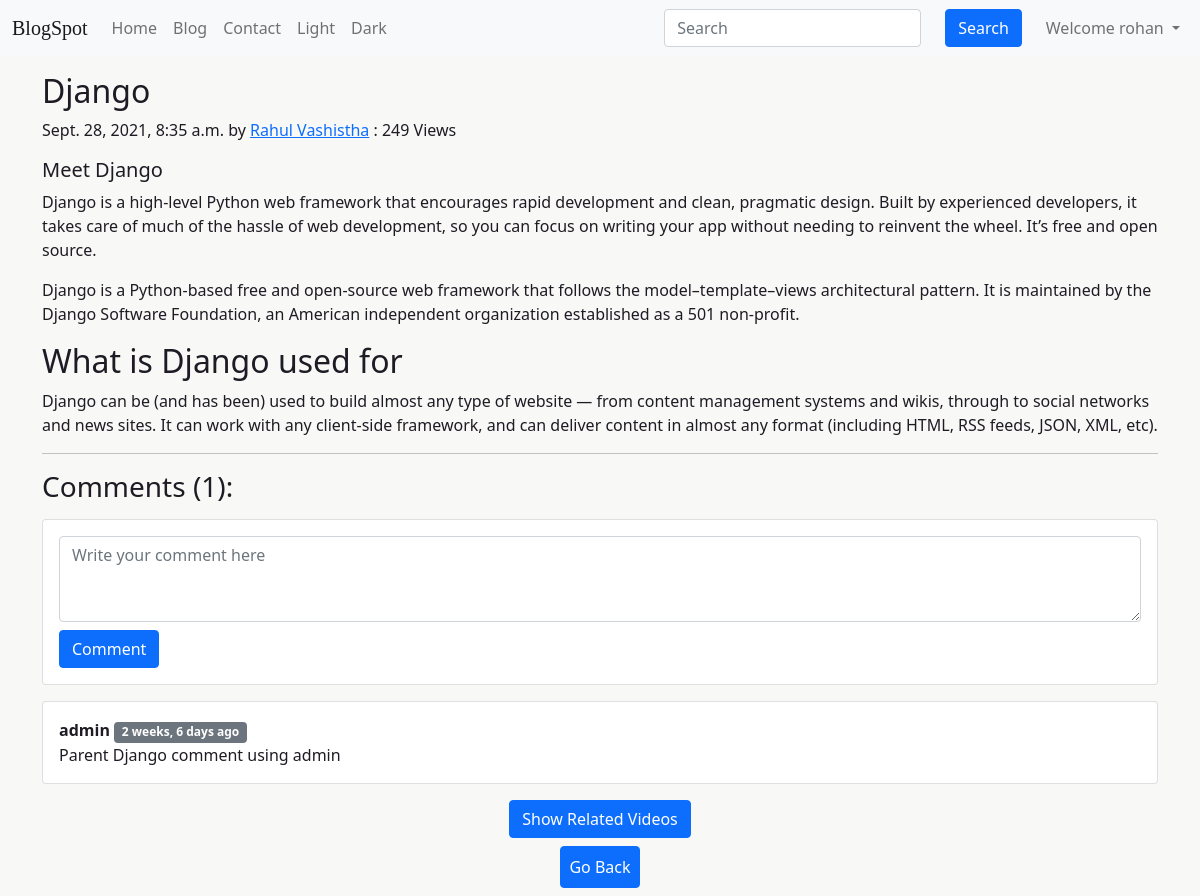
The page /blog/django-blogpost/ (signed in) on the database its author committed.
### blog/models.py (models this page shows, shortened)
class Post(models.Model):
    sno = models.AutoField(primary_key=True)
    title = models.CharField(max_length=200)
    content = RichTextField()
    author = models.CharField(max_length=40)
    slug = models.CharField(max_length=140, blank=True, null=True)
    owner = models.ForeignKey('auth.User', related_name='snippets', on_delete=models.CASCADE)
    timeStamp = models.DateTimeField(auto_now=True)
    views = models.IntegerField(default=0, editable=False)

class BlogComment(models.Model):
    sno = models.AutoField(primary_key=True)
    comment = RichTextField()
    user = models.ForeignKey(User, on_delete=models.CASCADE)
    post = models.ForeignKey(Post, on_delete=models.CASCADE)
    parent = models.ForeignKey('self', on_delete=models.CASCADE, null=True, blank=True)
    timeStamp = models.DateTimeField(default=now)

### blog/views.py (the view)
# urls.py: path('<str:slug>/', views.BlogPostView.as_view(), name='blogpost-view'),
class BlogPostView(View):
    def get(self, request, slug):
        post = Post.objects.filter(slug=slug).first()
        post.views = post.views + 1
        post.save()
        comments = BlogComment.objects.filter(post=post, parent=None)
        replies = BlogComment.objects.filter(post=post).exclude(parent=None)
        replyDict = {}
        for reply in replies:
            if reply.parent.sno not in replyDict.keys():
                replyDict[reply.parent.sno] = [reply]
            else:
                replyDict[reply.parent.sno].append(reply)
        context = {'post': post, 'comments': comments, 'user': request.user, 'replyDict': replyDict}
        return render(request, 'blog/blogPost1.html', context)

### blog/models.py (called while the page is built)
@receiver(pre_save, sender=Post)
def post_pre_save_receiver(sender, instance, *args, **kwargs):
    if not instance.slug:
        instance.slug = slugify(instance.title)

### templates/blog/blogPost1.html (shortened to what this page needs)
{% extends "base.html" %}
{% block body %}
{% load humanize %}
{% load extras %}
{% load static %}
<div class="container my-3">
  <article class="blog-post">
    <h2 class="blog-post-title">{{post.title}}</h2>
    <p class="blog-post-meta">
      {{post.timeStamp}} by <a href="/about">{{post.author}}</a>
      <span> : {{post.views}} Views</span>
    </p>
    <p>{{post.content|safe}}</p>
    <hr />
  </article>
</div>
<div class="container">
  <h3>Comments ({{comments.count}}):</h3>
  <div class="comment-wrapper">
    {% if user.is_authenticated %}
    <div class="card my-3">
      <div class="card-body">
        <textarea class="form-control" id="commenttext" name="comment" placeholder="Write your comment here" cols="10" rows="3"></textarea>
        <button type="button" class="btn btn-primary mt-2" id="postcomment">Comment</button>
      </div>
    </div>
    {% else %}
      <b>Please <a href="/loginform">Login</a> to post comment.</b>
    </div>
    {% endif %}
    {% for comment in comments %}
    <div class="card my-3">
      <div class="card-body">
        <b>{{comment.user.username}} </b><span class="badge bg-secondary">{{comment.timeStamp | naturaltime}}</span>
        <div> {{comment.comment}} </div>
      </div>
    </div>
    {% endfor %}
  </div>
</div>
<div class="my-2 text-center">
  <div class="container">
      <form action="" id="form">
          <div class="form-group">
              <input type="submit" class="btn btn-primary" value="Show Related Videos">
          </div>
      </form>
  </div>
</div>
<div class="my-2 text-center">
    <a href="/blog" role="button" class="btn btn-primary p-2"> Go Back </a>
</div>
{% endblock body %}

### templates/base.html (shortened to what this page needs)
{% load humanize %}
{% load static %}
<!DOCTYPE html>
<html lang="en">
<head>
  <link href="https://cdn.jsdelivr.net/npm/bootstrap@5.1.0/dist/css/bootstrap.min.css" rel="stylesheet"
 />
  <link rel="stylesheet" href="https://cdnjs.cloudflare.com/ajax/libs/animate.css/4.1.1/animate.min.css"/>
  <link rel="stylesheet" type="text/css" href="/static/blogspot.css">
  <link id="stylesheet" rel="stylesheet" type="text/css" href="/static/light.css">
</head>
<body>
  <div class="navbar-container">
    <nav class="navbar navbar-expand-lg navbar-light bg-light" id="nav-mode">
      <div class="container-fluid">
        <a class="navbar-brand">BlogSpot</a>
        <div class="collapse navbar-collapse" id="navbarSupportedContent">
          <ul class="navbar-nav me-auto mb-2 mb-lg-0">
            <li class="nav-item">
              <a class="nav-link {% block homeactive %}{% endblock homeactive %}" aria-current="page" href="/">Home</a>
            </li>
            <li class="nav-item">
              <a class="nav-link {% block blogactive %}{% endblock blogactive %}" href="/blog">Blog</a>
            </li>
            <li class="nav-item">
              <a class="nav-link {% block contactactive %}{% endblock contactactive %}" href="/contactform">Contact</a>
            </li>
            <li class="nav-item">
              <a class="nav-link" onclick="setStyleSheet('/static/light.css', 'navbar navbar-expand-lg navbar-light bg-light', 'light')" href="#lightmode">Light</a>
            </li>
            <li class="nav-item">
              <a class="nav-link" onclick="setStyleSheet('/static/dark.css', 'navbar navbar-expand-lg navbar-dark bg-dark', 'dark')" href="#darkmode">Dark</a>
            </li>
          </ul>
          <form method="get" action="/search" class="d-flex">
            <input name="searchquery" id="searchquery" class="form-control me-2" type="search" placeholder="Search"
              aria-label="Search" />
            <button class="btn btn-primary mx-3" type="submit">
              Search
            </button>
          </form>
          {% if user.is_authenticated %}
          <ul class="navbar-nav ml-auto mb-2 mb-lg-0">
            <li class="nav-item dropdown">
              <a class="nav-link dropdown-toggle out" href="#" id="navbarDropdown" role="button"
                data-bs-toggle="dropdown" aria-expanded="false">
                Welcome {{request.user}}
              </a>
            </li>
          </ul>
          {% endif %}
        </div>
      </div>
    </nav>
  </div>
  {% block body %}{% endblock body %}
</body>
</html>

### static/blogspot.css (style rules this page uses)
.navbar-brand { font-family: 'Cedarville Cursive', cursive; color: blue; }
body { background-color: var(--bg); }

### static/light.css (style rules this page uses)
body { background-color: #F8F8F6; color: #1F1B24; }

### rows shown on the page
Post: title "Django", timeStamp "Sept. 28, 2021, 8:35 a.m.", author "Rahul Vashistha", views "249", content "Meet Django Django is a high-level Python web framework that encourages rapid development and clean, pragmatic design. Built by experienced developers, it takes care of much of the hassle of web development, so you can focus on writing your app without needing to reinvent the wheel. It’s free and open source. Django is a Python-based free and open-source web framework that follows the model–template–views architectural pattern. It is maintained by the Django Software Foundation, an American independent organization established as a 501 non-profit. What is Django used for Django can be (and has been) used to build almost any type of website — from content management systems and wikis,…"
BlogComment: user.username "admin", timeStamp "2 weeks, 6 days ago", comment "Parent Django comment using admin"

### other values the page prints
{{ request.user }} "rohan"
{{ comments.count }} "1"
